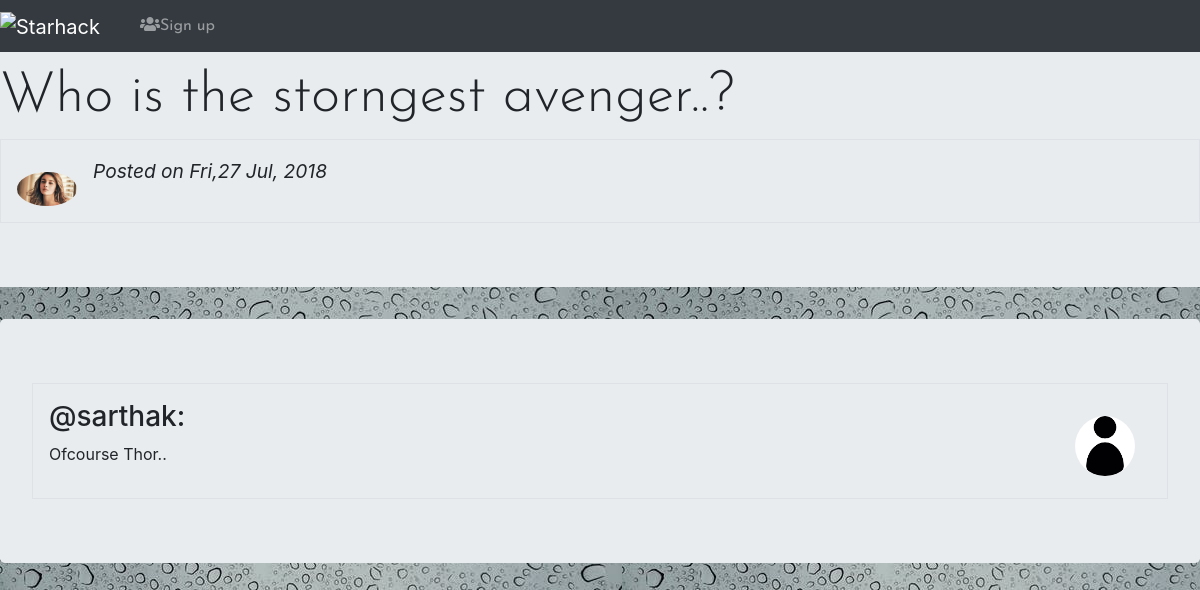
Screenshot of /detail/7/ with the database file from the repository.
### cloneapp/models.py (models this page shows, shortened)
class question(models.Model):
    author=models.ForeignKey(user_info,on_delete=models.CASCADE)
    question_title=models.CharField(max_length=100)
    published=models.BooleanField(default=False)
    publish_date=models.DateField(default=timezone.now)

class user_info(models.Model):
    user_p=models.ForeignKey(User,on_delete=models.CASCADE,related_name="userinf")
    studies=models.CharField(max_length=100,blank=True,null=True)
    home=models.CharField(max_length=300,blank=True,null=True)
    work=models.CharField(max_length=200,blank=True,null=True)
    image_field=models.ImageField(upload_to='profile_pic',blank=True)

class answerclass(models.Model):
    question_answer=models.ForeignKey(question,on_delete=models.CASCADE,related_name='question_ans')
    author_ans=models.ForeignKey(user_info,on_delete=models.CASCADE,related_name='user_information')
    title_ans=models.CharField(max_length=400)

### cloneapp/views.py (the view, shortened to what this page needs)
# urls.py: path('detail/<int:pk>/',views.detailpage.as_view(),name='question_detail'),
class detailpage(DetailView):
    model=question
    template_name='question_detail.html'
    context_text_name='question'
    def get_context_data(self,**kwargs):
        context=super().get_context_data(**kwargs)
        answer_form=answerclass()
        context['comments']=answerclass.objects.filter(question_answer=context['question'])
        context['answer_form']=answer_form
        return context

### cloneapp/templates/cloneapp/question_detail.html (shortened to what this page needs)
{% extends 'cloneapp/base.html'%}
{% load staticfiles %}
{% block head %}
<link rel="stylesheet" href="{% static 'cloneapp/anothercss.css' %}">
{% endblock %}
{% block a %}
<div class="jumbotron jumbotron-fluid">
  <h3 class="sign display-4">{{ question.question_title }}</h3>
  <div class="media border p-3">
    <a href="{% url 'cloneapp:userinfo' pk=question.author.pk %}"><img src="{{ question.author.image_field.url }}" alt="{{question.author.image_field.url }}"  class="mr-3 mt-3 rounded-circle" style="width:60px;"></a>
   <div class="media-body">
   <h4>{{ question.author.user.username }} <small><i>Posted on {{ question.publish_date|date:"D,d M, Y"}}</i></small></h4>
  </div>
</div>
</div>
  {% for com in comments %}
  <div class="jumbotron">
   <div class="media border p-3">
     <div class="media-body">
       <h3>@{{ com.author_ans.user_p.username }}:</h3>
       <p>{{ com.title_ans }}</p>
     </div>
      <a href="{% url 'cloneapp:userinfo' pk=com.author_ans.pk%}"><img src="{{ com.author_ans.image_field.url }}" alt="{{ com.author_ans.user_p.username }}" class="mr-3 mt-3 rounded-circle" style="width:60px;"></a>
   </div>
   </div>
  {% endfor %}
{% endblock %}

### cloneapp/static/cloneapp/anothercss.css (style rules this page uses)
body { background: url("images/back.jpeg") repeat; }
.sign { font-family: 'Josefin Sans', sans-serif; }

### rows the page displays
question: question_title "Who is the storngest avenger..?", author.image_field (picture), publish_date "Fri,27 Jul, 2018"
answerclass: author_ans.user_p.username "sarthak", title_ans "Ofcourse Thor..", author_ans.image_field (picture)
